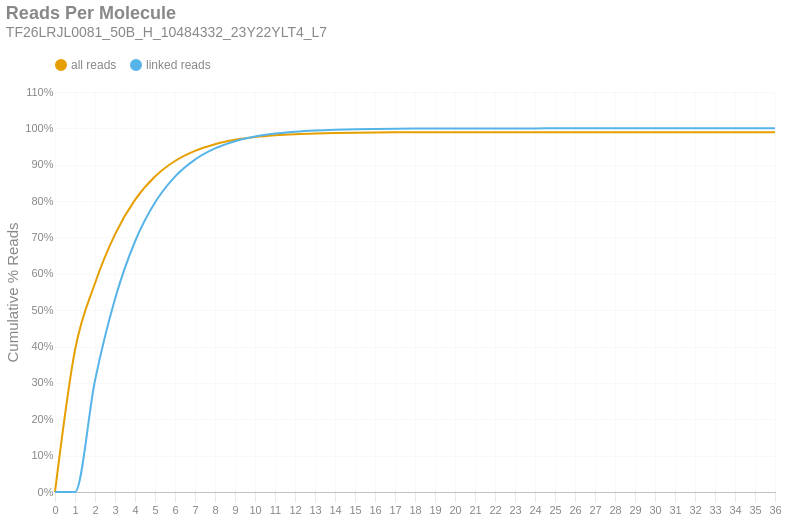

Notebook cell for this chart:
### Markdown cell above
### Reads per Molecule
This chart shows the cumulative distribution of the number of reads per linked molecule. That is, how many alignments are associated with a unique molecule. This excludes the number of reads associated with invalid or absent linked-read barcodes. The `linked` histogram is the percentages recalculated when disregarding singletons.

### Code cell
if SKIPLR:
    print_html(f"Skipped")
else:
    counts = np.bincount(valids['reads'].cast(pl.Int64).to_numpy())
    weighted = counts * np.arange(len(counts))
    all_perc = weighted / n_reads
    linked_perc = weighted / n_linked_reads
    linked_perc[1] = 0
    binned_df = pl.DataFrame({
        'readsper': list(range(len(counts))),
        'all reads (cumsum)': np.cumsum(all_perc).tolist(),
        'linked reads (cumsum)': np.cumsum(linked_perc).tolist(),
    })

    with SafeRender(binned_df):
        (
            density_plot(binned_df, 'Reads Per Molecule', samplename, 'readspmol')
            .encode(
                x=alt.X('readsper:O', title=None).axis(labelAngle=0).scale(padding=0),
                y=alt.Y('value:Q', title='Cumulative % Reads').axis(format='%').stack(False),
                color=alt.Color("key:N").scale(domain=["all reads", "linked reads"]),
                tooltip=[
                    alt.Tooltip("key:N", title="Data Type"),
                    alt.Tooltip("readsper:O", title="Reads Per Molecule"),
                    alt.Tooltip("value:Q", format=".2%", title="% Reads (Cum.)")
                ]            
            )
        ).display()

### Figure 1 — Vega-Lite specification as saved in the notebook (floating-point values rounded to 4 significant figures)
{"width": "container", "height": 400, "config": {"title": {"anchor": "start", "dy": -15, "fontSize": 18, "color": "#888888", "subtitleColor": "#888888", "subtitleFontSize": 14}, "arc": {"fill": "#0072B2"}, "axis": {"domainColor": "#888888", "domainWidth": 0.5, "gridWidth": 0.2, "grid": false, "titleFontWeight": 400, "titleFontSize": 15, "labelFontSize": 11, "labelColor": "#888888", "tickColor": "#888888", "tickWidth": 0.2, "titleColor": "#888888"}, "axisBand": {"grid": false}, "axisX": {"grid": true, "tickSize": 10, "domainCap": "round"}, "axisY": {"domain": false, "grid": true, "tickSize": 0, "domainCap": "round"}, "background": "transparent", "header": {"labelFontSize": 15, "labelColor": "#888888", "titleFontSize": 15, "titleFontWeight": 600, "titleColor": "#888888"}, "legend": {"labelFont": "sans-serif", "labelFontSize": 12, "labelColor": "#888888", "symbolSize": 100, "symbolType": "circle", "titleFontSize": 12, "titlePadding": 10, "titleColor": "#888888", "title": null, "orient": "top"}, "range": {"category": ["#E69F00", "#56B4E9", "#009E73", "#F0E442", "#0072B2", "#D55E00", "#CC79A7", "#000000"], "diverging": ["#cfe8f3", "#a2d4ec", "#73bfe2", "#46abdb", "#1696d2", "#12719e"]}, "area": {"fill": "#0072B2", "fillOpacity": 0.7, "line": true, "strokeOpacity": 0.7}, "line": {"color": "#0072B2", "stroke": "#0072B2", "strokeWidth": 2}, "trail": {"color": "#0072B2", "stroke": "#0072B2", "strokeWidth": 0, "size": 1}, "point": {"filled": true, "fillOpacity": 1.0, "size": 95}, "text": {"color": "#888888", "fontSize": 11, "align": "right", "fontWeight": 400, "size": 11}, "bar": {"fill": "#0072B2", "stroke": null}, "view": {"stroke": null, "continuousWidth": 660, "continuousHeight": 400}}, "data": {"name": "data-27d8ebde5ab88ba732c3db6836a9a63d"}, "mark": {"type": "line", "interpolate": "monotone", "point": {"opacity": 0, "size": 275}}, "encoding": {"color": {"field": "key", "scale": {"domain": ["all reads", "linked reads"]}, "type": "nominal"}, "tooltip": [{"field": "key", "title": "Data Type", "type": "nominal"}, {"field": "readsper", "title": "Reads Per Molecule", "type": "ordinal"}, {"field": "value", "format": ".2%", "title": "% Reads (Cum.)", "type": "quantitative"}], "x": {"axis": {"labelAngle": 0}, "field": "readsper", "scale": {"padding": 0}, "title": null, "type": "ordinal"}, "y": {"axis": {"format": "%"}, "field": "value", "stack": false, "title": "Cumulative % Reads", "type": "quantitative"}}, "params": [{"name": "param_c36ac31b6afebe62", "select": {"type": "point", "fields": ["key"]}, "bind": "legend"}], "title": {"text": "Reads Per Molecule", "subtitle": "TF26LRJL0081_50B_H_10484332_23Y22YLT4_L7"}, "transform": [{"fold": ["all reads (cumsum)", "linked reads (cumsum)"]}, {"calculate": "replace(datum.key, ' (cumsum)', '')", "as": "key"}, {"filter": {"param": "param_c36ac31b6afebe62"}}], "usermeta": {"embedOptions": {"downloadFileName": "TF26LRJL0081_50B_H_10484332_23Y22YLT4_L7.readspmol"}}, "$schema": "https://vega.github.io/schema/vega-lite/v6.4.1.json", "datasets": {"data-27d8ebde5ab88ba732c3db6836a9a63d": [{"readsper": 0, "all reads (cumsum)": 0.0, "linked reads (cumsum)": 0.0}, {"readsper": 1, "all reads (cumsum)": 0.3904, "linked reads (cumsum)": 0.0}, {"readsper": 2, "all reads (cumsum)": 0.5741, "linked reads (cumsum)": 0.3065}, {"readsper": 3, "all reads (cumsum)": 0.7084, "linked reads (cumsum)": 0.5307}, {"readsper": 4, "all reads (cumsum)": 0.8032, "linked reads (cumsum)": 0.6889}, {"readsper": 5, "all reads (cumsum)": 0.8674, "linked reads (cumsum)": 0.796}, {"readsper": 6, "all reads (cumsum)": 0.9102, "linked reads (cumsum)": 0.8675}, {"readsper": 7, "all reads (cumsum)": 0.9382, "linked reads (cumsum)": 0.9141}, {"readsper": 8, "all reads (cumsum)": 0.9565, "linked reads (cumsum)": 0.9448}, {"readsper": 9, "all reads (cumsum)": 0.9684, "linked reads (cumsum)": 0.9647}, {"readsper": 10, "all reads (cumsum)": 0.9761, "linked reads (cumsum)": 0.9775}, {"readsper": 11, "all reads (cumsum)": 0.981, "linked reads (cumsum)": 0.9857}, {"readsper": 12, "all reads (cumsum)": 0.9842, "linked reads (cumsum)": 0.9909}, {"readsper": 13, "all reads (cumsum)": 0.9862, "linked reads (cumsum)": 0.9943}, {"readsper": 14, "all reads (cumsum)": 0.9875, "linked reads (cumsum)": 0.9965}, {"readsper": 15, "all reads (cumsum)": 0.9883, "linked reads (cumsum)": 0.9978}, {"readsper": 16, "all reads (cumsum)": 0.9887, "linked reads (cumsum)": 0.9986}, {"readsper": 17, "all reads (cumsum)": 0.9891, "linked reads (cumsum)": 0.9991}, {"readsper": 18, "all reads (cumsum)": 0.9893, "linked reads (cumsum)": 0.9994}, {"readsper": 19, "all reads (cumsum)": 0.9894, "linked reads (cumsum)": 0.9997}, {"readsper": 20, "all reads (cumsum)": 0.9895, "linked reads (cumsum)": 0.9998}, {"readsper": 21, "all reads (cumsum)": 0.9895, "linked reads (cumsum)": 0.9999}, {"readsper": 22, "all reads (cumsum)": 0.9896, "linked reads (cumsum)": 0.9999}, {"readsper": 23, "all reads (cumsum)": 0.9896, "linked reads (cumsum)": 0.9999}, {"readsper": 24, "all reads (cumsum)": 0.9896, "linked reads (cumsum)": 1.0}, {"readsper": 25, "all reads (cumsum)": 0.9896, "linked reads (cumsum)": 1.0}, {"readsper": 26, "all reads (cumsum)": 0.9896, "linked reads (cumsum)": 1.0}, {"readsper": 27, "all reads (cumsum)": 0.9896, "linked reads (cumsum)": 1.0}, {"readsper": 28, "all reads (cumsum)": 0.9896, "linked reads (cumsum)": 1.0}, {"readsper": 29, "all reads (cumsum)": 0.9896, "linked reads (cumsum)": 1.0}, {"readsper": 30, "all reads (cumsum)": 0.9896, "linked reads (cumsum)": 1.0}, {"readsper": 31, "all reads (cumsum)": 0.9896, "linked reads (cumsum)": 1.0}, {"readsper": 32, "all reads (cumsum)": 0.9896, "linked reads (cumsum)": 1.0}, {"readsper": 33, "all reads (cumsum)": 0.9896, "linked reads (cumsum)": 1.0}, {"readsper": 34, "all reads (cumsum)": 0.9896, "linked reads (cumsum)": 1.0}, {"readsper": 35, "all reads (cumsum)": 0.9896, "linked reads (cumsum)": 1.0}, {"readsper": 36, "all reads (cumsum)": 0.9896, "linked reads (cumsum)": 1.0}]}}
